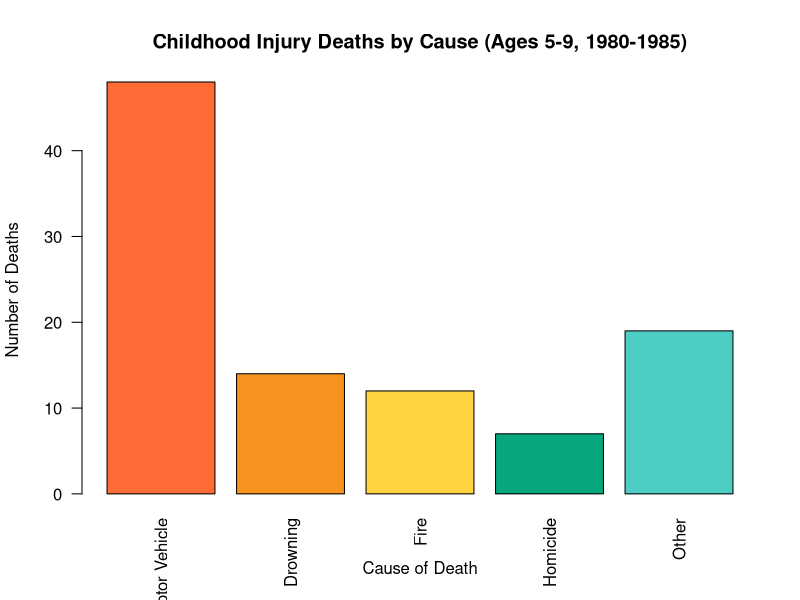
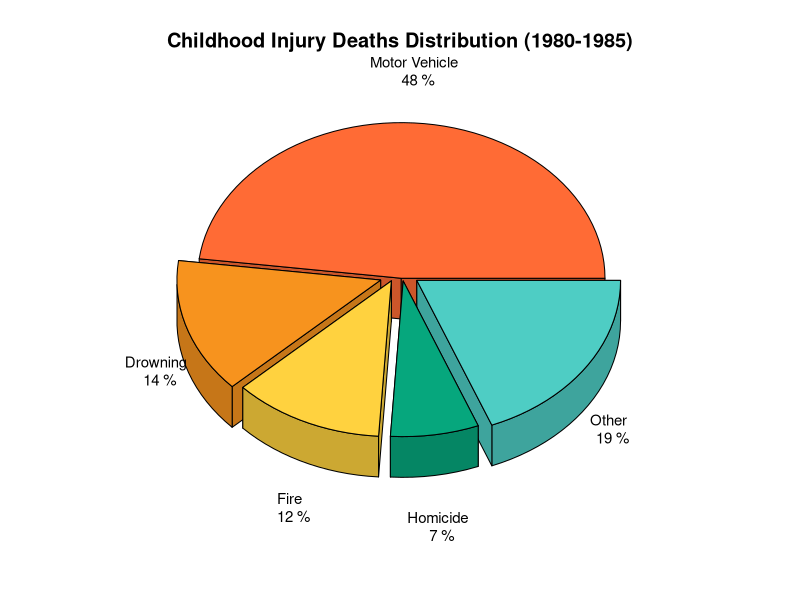
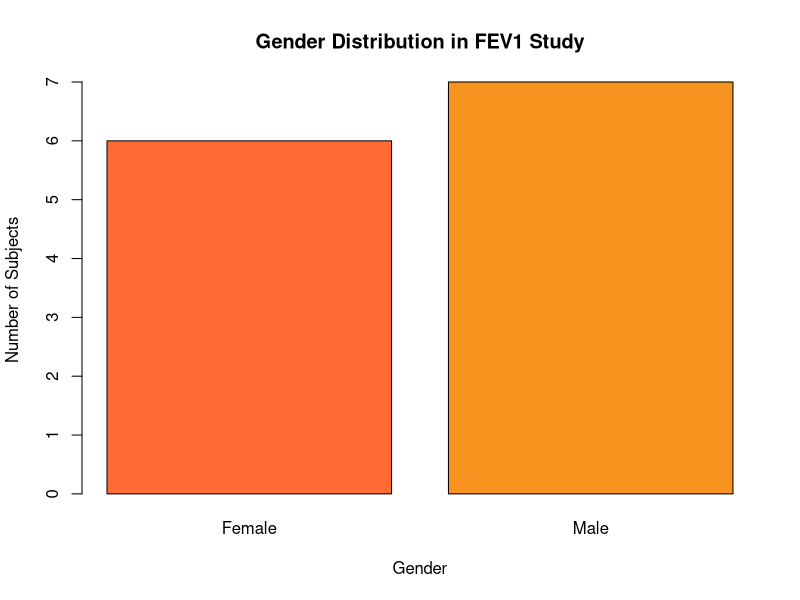
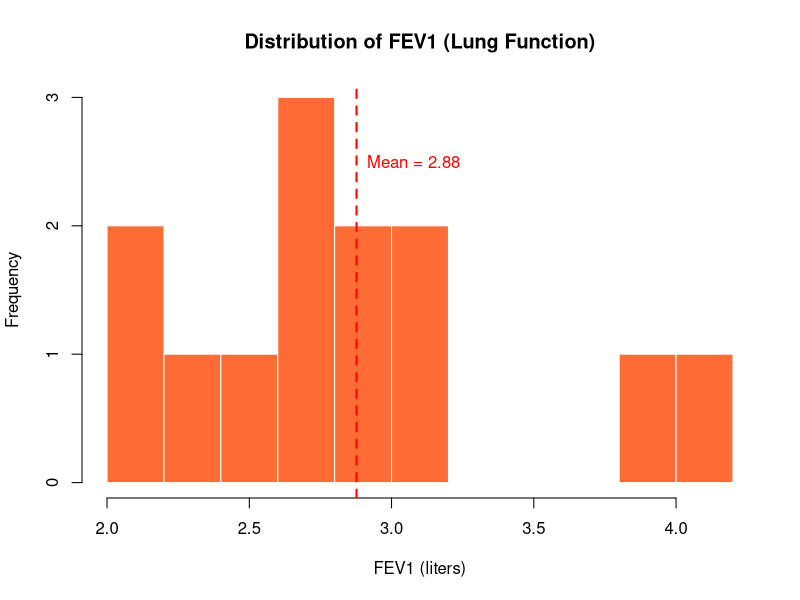
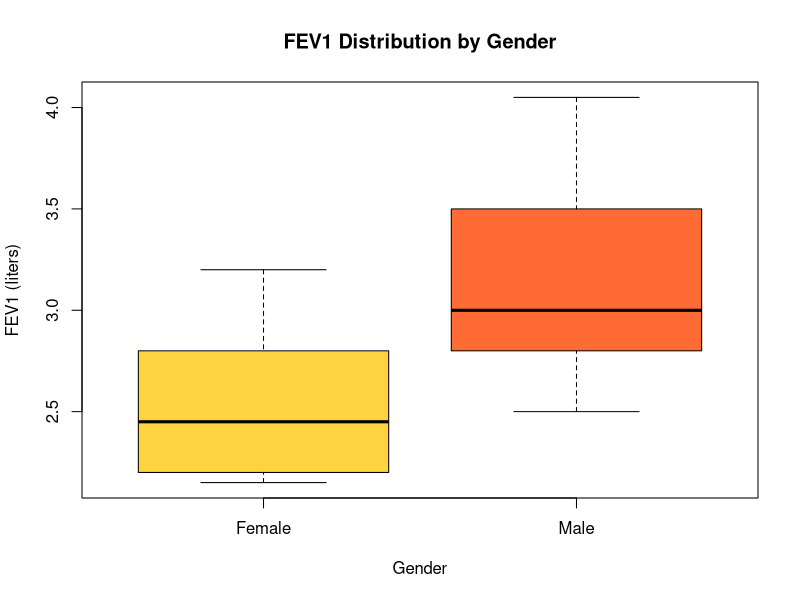
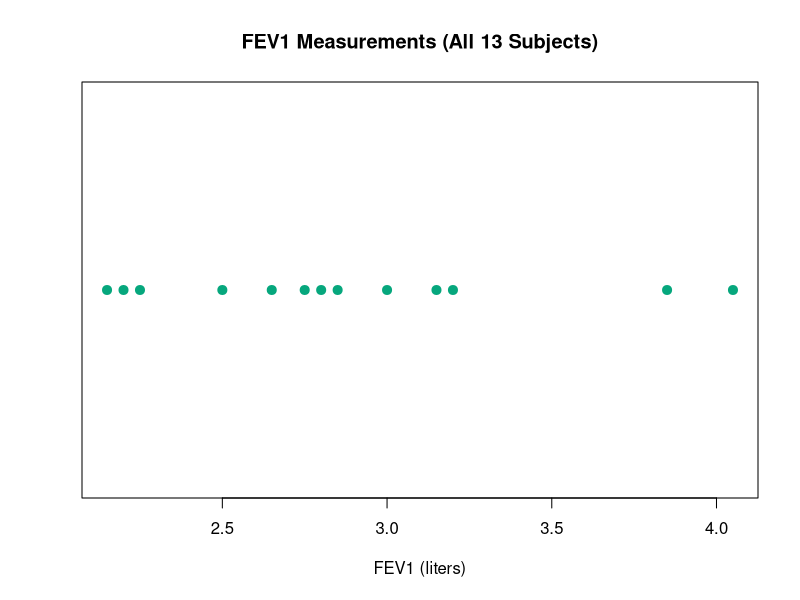
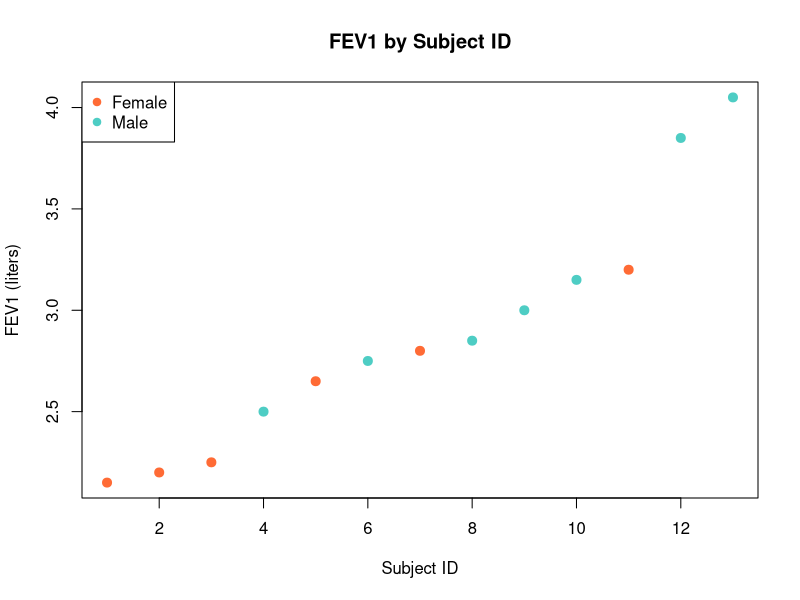
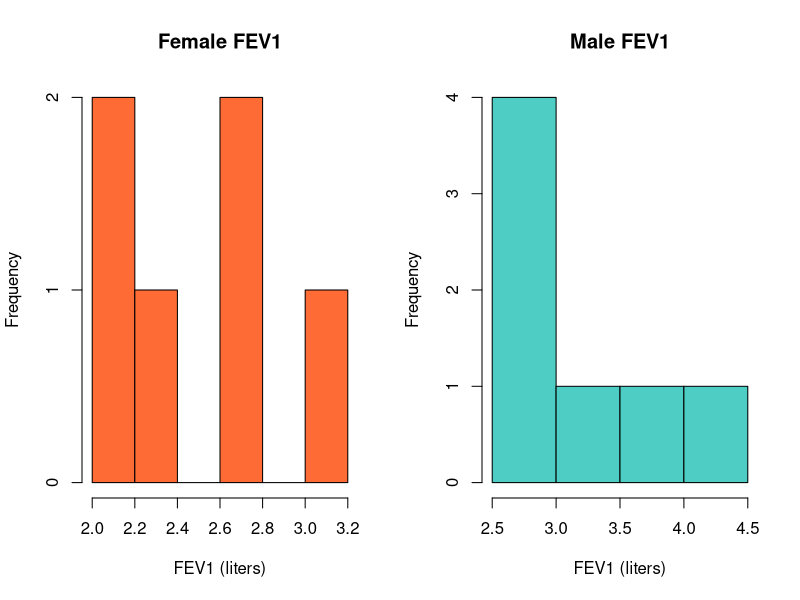

Write R code to recreate these figures, in order.
# Week 1 Lecture Code - H524 Introduction to Biostatistics
# Dr. John Molitor, Oregon State University
# Fall 2025
#
# DATA SOURCES AND CITATIONS:
# Real datasets from published sources and government data:
# 1. FEV1 data: Pagano & Gauvreau "Principles of Biostatistics", pp. 38-39
#    Source: Study of 13 adolescents with asthma
# 2. Childhood injury deaths: Pagano & Gauvreau, pp. 24-25
#    Source: 100 children aged 5-9 who died from injuries, 1980-1985
# 3. Serum cholesterol: Pagano & Gauvreau, pp. 12-15
#    Source: National Health Examination Survey
# 4. Birth weight: Pagano & Gauvreau, pp. 26-28
#    Source: 3,751,275 infants born in US, 1986

# ============================================================================
# BASIC R OPERATIONS AND DATA TYPES
# ============================================================================

# Basic arithmetic
x <- 5
y <- 3
x + y    # Addition: 8
x * y    # Multiplication: 15

# Data types
age <- 25                    # Numeric
name <- "John"              # Character
is_student <- TRUE          # Logical

# Check data types
class(age)
class(name)
class(is_student)

# ============================================================================
# VECTORS AND DATA STRUCTURES
# ============================================================================

# Create vectors
ages <- c(22, 25, 28, 30, 35, 40, 45, 50, 55, 60)
print(ages)

# Different vector types
numeric_vector <- c(1, 2, 3, 4)
character_vector <- c("A", "B", "C")
logical_vector <- c(TRUE, FALSE, TRUE)
factor_vector <- factor(c("Male", "Female", "Male"))

# Data structures
my_matrix <- matrix(1:6, nrow = 2)
my_list <- list(numbers = 1:5, text = "hello")

# ============================================================================
# REAL DATASETS FROM PUBLISHED SOURCES
# ============================================================================

# FEV1 Data: Lung function in adolescents with asthma
# Source: Pagano & Gauvreau "Principles of Biostatistics", pp. 38-39
# Original study of 13 adolescents with asthma

fev1_data <- data.frame(
  subject_id = 1:13,
  fev1_liters = c(2.15, 2.20, 2.25, 2.50, 2.65, 2.75, 2.80,
                  2.85, 3.00, 3.15, 3.20, 3.85, 4.05),
  gender = c("Female", "Female", "Female", "Male", "Female",
             "Male", "Female", "Male", "Male", "Male",
             "Female", "Male", "Male")
)

# Convert gender to factor
fev1_data$gender <- factor(fev1_data$gender)

# View the data
print("FEV1 Data from Pagano & Gauvreau, pp. 38-39:")
print(fev1_data)
str(fev1_data)

# Childhood Injury Deaths Data
# Source: Pagano & Gauvreau "Principles of Biostatistics", pp. 24-25
# 100 children aged 5-9 who died from injuries, 1980-1985

injury_data <- data.frame(
  cause = rep(c("Motor Vehicle", "Drowning", "Fire", "Homicide", "Other"),
              times = c(48, 14, 12, 7, 19))
)
injury_data$cause <- factor(injury_data$cause,
                           levels = c("Motor Vehicle", "Drowning", "Fire", "Homicide", "Other"))

print("Childhood Injury Deaths Data from Pagano & Gauvreau, pp. 24-25:")
table(injury_data$cause)
prop.table(table(injury_data$cause)) * 100
summary(fev1_data)

# ============================================================================
# DESCRIPTIVE STATISTICS
# ============================================================================

# Basic descriptive statistics using FEV1 data
print("=== FEV1 Descriptive Statistics ===")
mean(fev1_data$fev1_liters)     # Mean: 2.95 liters
median(fev1_data$fev1_liters)   # Median: 2.80 liters
sd(fev1_data$fev1_liters)       # Standard deviation
var(fev1_data$fev1_liters)      # Variance
range(fev1_data$fev1_liters)    # Range: 2.15 to 4.05 liters
summary(fev1_data$fev1_liters)  # Five-number summary

# Quartiles and percentiles
quantile(fev1_data$fev1_liters)              # All quartiles
quantile(fev1_data$fev1_liters, 0.25)       # First quartile
quantile(fev1_data$fev1_liters, 0.75)       # Third quartile
quantile(fev1_data$fev1_liters, c(0.1, 0.9)) # 10th and 90th percentiles

# Gender comparison
print("=== FEV1 by Gender ===")
aggregate(fev1_liters ~ gender, data = fev1_data, mean)
aggregate(fev1_liters ~ gender, data = fev1_data, sd)

# Count by gender
table(fev1_data$gender)

# =============================================================================
# GRAPHICAL DISPLAY EXAMPLES
# =============================================================================

# =============================================================================
# ALL VISUALIZATIONS NOW USE ONLY REAL PUBLISHED DATA
# =============================================================================

# We will use only:
# 1. fev1_data - real lung function measurements
# 2. injury_data - real childhood injury death data
# NO simulated data whatsoever!

# CATEGORICAL DATA VISUALIZATIONS using real data
# 1. Bar Chart for Childhood Injury Deaths (3D effect)
injury_counts <- table(injury_data$cause)

# Install plotrix if needed for 3D charts
if (!require(plotrix)) install.packages("plotrix", repos = "http://cran.r-project.org")
library(plotrix)

# 3D Bar Chart using perspective and shading
barplot(injury_counts,
        main = "Childhood Injury Deaths by Cause (Ages 5-9, 1980-1985)",
        ylab = "Number of Deaths",
        xlab = "Cause of Death",
        col = c("#FF6B35", "#F7931E", "#FFD23F", "#06A77D", "#4ECDC4"),
        las = 2,
        border = "black",
        density = NULL)

# 2. 3D Pie Chart for Injury Causes
pie3D(injury_counts,
      main = "Childhood Injury Deaths Distribution (1980-1985)",
      col = c("#FF6B35", "#F7931E", "#FFD23F", "#06A77D", "#4ECDC4"),
      labels = paste(names(injury_counts), "\n",
                     round(prop.table(injury_counts)*100, 1), "%"),
      explode = 0.1,
      theta = 1.2,
      labelcex = 0.9)

# 3. Bar Chart for Gender in FEV1 study
gender_counts <- table(fev1_data$gender)
barplot(gender_counts,
        main = "Gender Distribution in FEV1 Study",
        ylab = "Number of Subjects",
        xlab = "Gender",
        col = c("#FF6B35", "#F7931E"))

# CONTINUOUS DATA VISUALIZATIONS using real FEV1 data
# 1. Histogram for FEV1 measurements
hist(fev1_data$fev1_liters,
     main = "Distribution of FEV1 (Lung Function)",
     xlab = "FEV1 (liters)",
     ylab = "Frequency",
     col = "#FF6B35",
     border = "white",
     breaks = 8)
abline(v = mean(fev1_data$fev1_liters), col = "red", lwd = 2, lty = 2)
text(mean(fev1_data$fev1_liters) + 0.2, 2.5,
     paste("Mean =", round(mean(fev1_data$fev1_liters), 2)), col = "red")

# 2. Box Plot for FEV1 by Gender
boxplot(fev1_liters ~ gender, data = fev1_data,
        main = "FEV1 Distribution by Gender",
        xlab = "Gender",
        ylab = "FEV1 (liters)",
        col = c("#FFD23F", "#FF6B35"),
        border = "black")

# 3. Dot Plot for FEV1 (all data points)
stripchart(fev1_data$fev1_liters,
           main = "FEV1 Measurements (All 13 Subjects)",
           xlab = "FEV1 (liters)",
           method = "stack",
           pch = 19,
           col = "#06A77D",
           cex = 1.2)

# 4. Scatter Plot: Subject ID vs FEV1
plot(fev1_data$subject_id, fev1_data$fev1_liters,
     main = "FEV1 by Subject ID",
     xlab = "Subject ID",
     ylab = "FEV1 (liters)",
     pch = 19,
     col = ifelse(fev1_data$gender == "Male", "#4ECDC4", "#FF6B35"),
     cex = 1.2)
legend("topleft", legend = c("Female", "Male"),
       col = c("#FF6B35", "#4ECDC4"), pch = 19)

# Additional descriptive statistics
IQR(fev1_data$fev1_liters)  # Interquartile range for FEV1

# ============================================================================
# FREQUENCY TABLES
# ============================================================================

# Frequency tables for categorical data using real datasets
table(fev1_data$gender)           # Gender distribution in FEV1 study
table(injury_data$cause)         # Childhood injury cause distribution

# Proportions and percentages
prop.table(table(fev1_data$gender))        # Gender proportions
prop.table(table(injury_data$cause)) * 100  # Injury cause percentages

# Real data provides meaningful insights!

# ============================================================================
# ADDITIONAL DATA VISUALIZATION EXAMPLES
# ============================================================================

# All visualizations now use real published data only!
# The main visualization examples are shown above using FEV1 and injury data.
# Here are some additional analysis examples using our real datasets:

# Additional FEV1 analysis - comparing genders
cat("\n=== Additional FEV1 Analysis ===\n")
female_fev1 <- fev1_data$fev1_liters[fev1_data$gender == "Female"]
male_fev1 <- fev1_data$fev1_liters[fev1_data$gender == "Male"]

cat("Female FEV1 - Mean:", round(mean(female_fev1), 2), "liters\n")
cat("Male FEV1 - Mean:", round(mean(male_fev1), 2), "liters\n")
cat("Difference:", round(mean(male_fev1) - mean(female_fev1), 2), "liters\n")

# Side-by-side comparison plot
par(mfrow = c(1, 2))
hist(female_fev1, main = "Female FEV1", xlab = "FEV1 (liters)", col = "#FF6B35")
hist(male_fev1, main = "Male FEV1", xlab = "FEV1 (liters)", col = "#4ECDC4")
par(mfrow = c(1, 1))  # Reset to single plot

# Injury data analysis - proportional breakdown
cat("\n=== Injury Data Analysis ===\n")
injury_props <- prop.table(table(injury_data$cause)) * 100
for(i in 1:length(injury_props)) {
  cat(names(injury_props)[i], ":", round(injury_props[i], 1), "%\n")
}

# ============================================================================
# RATES AND STANDARDIZATION
# ============================================================================

# Disease surveillance data example
population_size <- 50000
new_cases <- 125
deaths <- 15

# Calculate incidence rate
incidence_rate <- (new_cases / population_size) * 100000
cat("Incidence rate:", incidence_rate, "per 100,000 population\n")

# Calculate case fatality rate
case_fatality_rate <- (deaths / new_cases) * 100
cat("Case fatality rate:", case_fatality_rate, "%\n")

# Age-specific rates example
age_groups <- c("0-19", "20-39", "40-59", "60+")
population_by_age <- c(12000, 15000, 18000, 5000)
cases_by_age <- c(5, 25, 65, 30)

# Calculate age-specific rates
age_specific_rates <- (cases_by_age / population_by_age) * 100000

# Display results
cat("\nAge-Specific Incidence Rates:\n")
for(i in 1:length(age_groups)) {
  cat("Age group", age_groups[i], ":",
      round(age_specific_rates[i], 1), "per 100,000\n")
}

# Visualize age-specific rates
pdf("age_specific_rates.pdf", width = 8, height = 6)
barplot(age_specific_rates,
        names.arg = age_groups,
        main = "Age-Specific Disease Incidence Rates",
        xlab = "Age Group",
        ylab = "Rate per 100,000",
        col = "steelblue")
dev.off()

# ============================================================================
# ADDITIONAL EXAMPLES
# ============================================================================

# Working directory commands
getwd()                    # Check working directory
# setwd("path/to/directory")  # Set working directory (uncomment and modify as needed)

# Workspace management
ls()                       # List objects in workspace
# rm(object_name)          # Remove specific object
# rm(list = ls())          # Clear entire workspace (use with caution!)

# Help system
?mean                      # Help for mean function
help(hist)                 # Help for hist function
??"linear regression"      # Search help for topics

# Data import/export examples (common file types)
# read.csv("filename.csv")     # Read CSV file
# write.csv(fev1_data, "fev1_data.csv", row.names = FALSE)  # Write CSV file

# Basic data manipulation using real FEV1 data
fev1_data$high_fev1 <- ifelse(fev1_data$fev1_liters >= 3.0, "High", "Low")
table(fev1_data$high_fev1)

# Subset data examples
high_fev1 <- subset(fev1_data, fev1_liters >= 3.0)
males_only <- subset(fev1_data, gender == "Male")
females_only <- subset(fev1_data, gender == "Female")

# Summary by groups using real data
aggregate(fev1_liters ~ gender, data = fev1_data, mean)
aggregate(fev1_liters ~ gender, data = fev1_data,
          function(x) c(mean = mean(x), sd = sd(x), min = min(x), max = max(x)))

# ============================================================================
# SAVE WORKSPACE (OPTIONAL)
# ============================================================================

# Save current workspace
# save.image("week1_workspace.RData")

# Save specific objects
# save(fev1_data, injury_data, age_specific_rates, file = "week1_data.RData")

# Load workspace
# load("week1_workspace.RData")

cat("\n=== Week 1 R Code Complete ===\n")
cat("All examples from the lecture slides are included above.\n")
cat("You can run this script section by section or all at once.\n")
